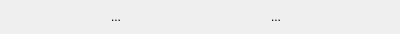
<?xml version="1.0" encoding="UTF-8"?>
<ui version="4.0">
 <class>TopActionWidget</class>
 <widget class="QWidget" name="TopActionWidget">
  <property name="geometry">
   <rect>
    <x>0</x>
    <y>0</y>
    <width>400</width>
    <height>34</height>
   </rect>
  </property>
  <property name="sizePolicy">
   <sizepolicy hsizetype="Preferred" vsizetype="Fixed">
    <horstretch>0</horstretch>
    <verstretch>0</verstretch>
   </sizepolicy>
  </property>
  <property name="maximumSize">
   <size>
    <width>16777215</width>
    <height>34</height>
   </size>
  </property>
  <property name="windowTitle">
   <string>Form</string>
  </property>
  <layout class="QHBoxLayout" name="horizontalLayout">
   <property name="spacing">
    <number>8</number>
   </property>
   <property name="leftMargin">
    <number>0</number>
   </property>
   <property name="topMargin">
    <number>0</number>
   </property>
   <property name="rightMargin">
    <number>8</number>
   </property>
   <property name="bottomMargin">
    <number>0</number>
   </property>
   <item>
    <widget class="QToolButton" name="runButton">
     <property name="minimumSize">
      <size>
       <width>72</width>
       <height>30</height>
      </size>
     </property>
     <property name="maximumSize">
      <size>
       <width>72</width>
       <height>30</height>
      </size>
     </property>
     <property name="cursor">
      <cursorShape>PointingHandCursor</cursorShape>
     </property>
     <property name="text">
      <string>...</string>
     </property>
     <property name="iconSize">
      <size>
       <width>16</width>
       <height>16</height>
      </size>
     </property>
     <property name="toolButtonStyle">
      <enum>Qt::ToolButtonStyle::ToolButtonTextBesideIcon</enum>
     </property>
     <property name="autoRaise">
      <bool>true</bool>
     </property>
    </widget>
   </item>
   <item>
    <widget class="QToolButton" name="clearButton">
     <property name="minimumSize">
      <size>
       <width>72</width>
       <height>30</height>
      </size>
     </property>
     <property name="maximumSize">
      <size>
       <width>72</width>
       <height>30</height>
      </size>
     </property>
     <property name="cursor">
      <cursorShape>PointingHandCursor</cursorShape>
     </property>
     <property name="text">
      <string>...</string>
     </property>
     <property name="iconSize">
      <size>
       <width>16</width>
       <height>16</height>
      </size>
     </property>
     <property name="toolButtonStyle">
      <enum>Qt::ToolButtonStyle::ToolButtonTextBesideIcon</enum>
     </property>
     <property name="autoRaise">
      <bool>true</bool>
     </property>
    </widget>
   </item>
  </layout>
 </widget>
 <resources/>
 <connections/>
</ui>
